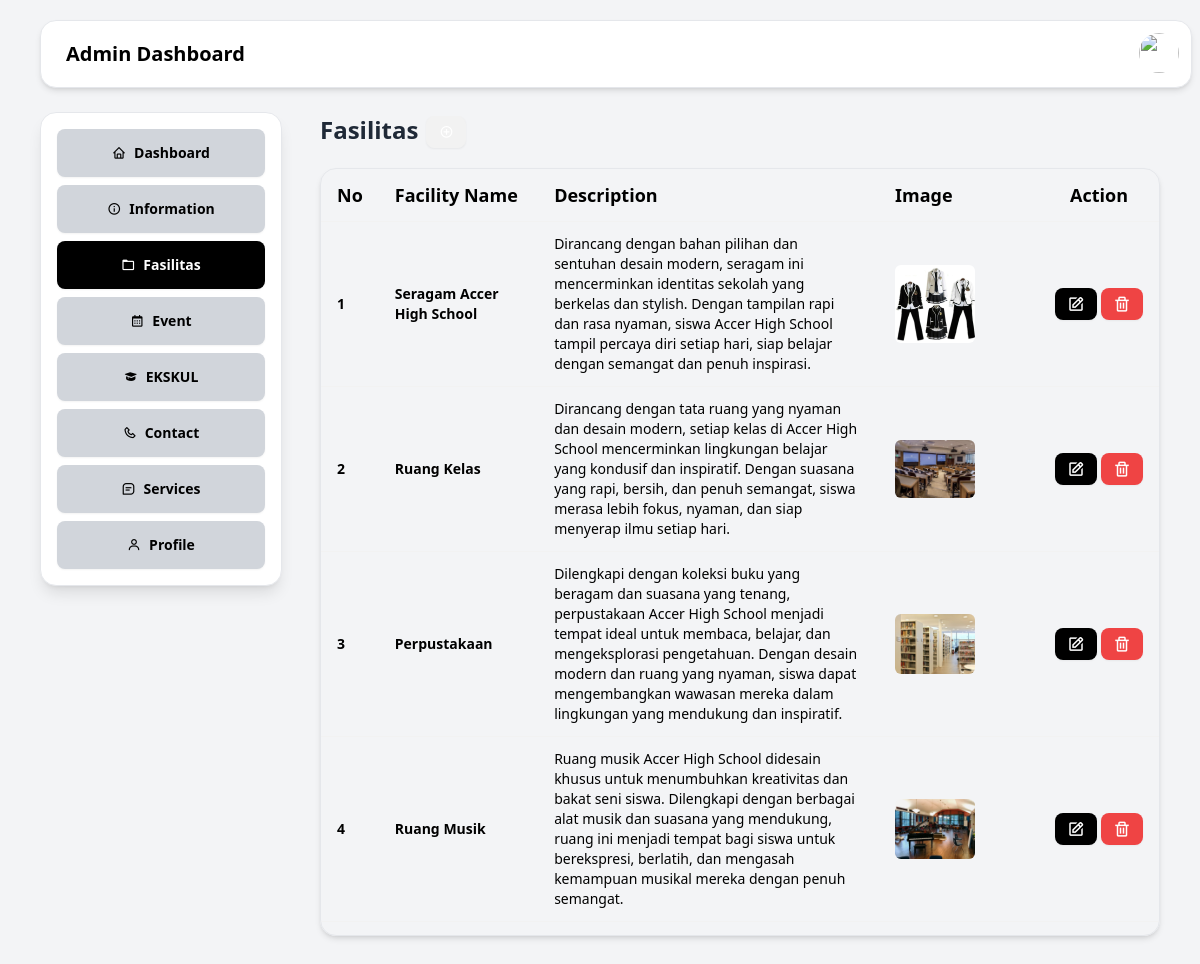
Screenshot of /src/Admin/fasilitas.php with the database file from the repository.
### tables this page shows
CREATE TABLE `facilities` (
  `facility_id` int NOT NULL,
  `name` varchar(80) DEFAULT NULL,
  `description` longtext,
  `user_id` int DEFAULT NULL,
  `image` text NOT NULL
);

### src/Admin/fasilitas.php (the view, shortened to what this page needs)
<?php
    include '../layout/Admin/_top.php';
?>
<div class="grid items-center ps-[20rem] pt-[7rem]">
    <span class="flex items-center justify-between mb-5">
        <div class="flex gap-2 items-center justify-center">
            <h1 class="text-2xl font-bold">Fasilitas</h1>
            <button class="btn btn-sm text-white mt-1" onclick="document.getElementById('add_modal').showModal()"><i class="bx bx-plus-circle"></i></button>
        </div>
    </span>
    <div class="overflow-x-scroll max-w-[95rem] max-h-[48rem] border rounded-box shadow-md me-10">
        <table class="table">
            <thead class="text-black text-lg">
                <tr>
                    <th>No</th>
                    <th>Facility Name</th>
                    <th>Description</th>
                    <th class="w-40">Image</th>
                    <th class="text-center">Action</th>
                </tr>
            </thead>
            <tbody class="text-black">
            <?php
                include '../../helper/connection.php';
                $sql = "SELECT * FROM facilities";
                $query = mysqli_query($connection, $sql);
                $no = 1;
                while($data = mysqli_fetch_array($query)){
            ?>
                    <tr>
                        <th>
                            <span class="text-sm"><?php echo $no ?></span>
                        </th>
                        <td>
                                    <div class="font-bold"><?php echo $data['name'] ?></div>
                        <td>
                            <p class="text-sm">
                                <?php echo $data["description"]?>
                            </p>
                        </td>
                        <td><img src="./uploads/<?php echo $data["image"] ?>" class="max-w-20 max-h-20 rounded-md"></td>
                        <th>
                            <span class="flex items-center justify-center gap-1">
                                <button class="btn btn-sm bg-black text-white border-none text-lg" onclick="openUpdateModal(<?php echo $data['facility_id']; ?>)"><i class="bx bx-edit"></i></button>
                                <button class="btn btn-sm bg-red-500 text-white border-none text-lg" onclick="onDelete(<?php echo $data['facility_id'] ?>)" ><i class="bx bx-trash"></i></button>
                            </span>
                        </th>
                    </tr>
            <?php
                $no++;
                }
                echo "</tbody>";
                echo "</table>";
            ?>
    </div>
</div>
<?php
    include '../layout/Admin/_bottom.php';
?>

### rows the page displays
facilities: name "Seragam Accer High School", description "Dirancang dengan bahan pilihan dan sentuhan desain modern, seragam ini mencerminkan identitas sekolah yang berkelas dan stylish. Dengan tampilan rapi dan rasa nyaman, siswa Accer High School tampil percaya diri setiap hari, siap belajar dengan semangat dan penuh inspirasi.", image (picture)
facilities: name "Ruang Kelas", description "Dirancang dengan tata ruang yang nyaman dan desain modern, setiap kelas di Accer High School mencerminkan lingkungan belajar yang kondusif dan inspiratif. Dengan suasana yang rapi, bersih, dan penuh semangat, siswa merasa lebih fokus, nyaman, dan siap menyerap ilmu setiap hari.", image (picture)
facilities: name "Perpustakaan", description "Dilengkapi dengan koleksi buku yang beragam dan suasana yang tenang, perpustakaan Accer High School menjadi tempat ideal untuk membaca, belajar, dan mengeksplorasi pengetahuan. Dengan desain modern dan ruang yang nyaman, siswa dapat mengembangkan wawasan mereka dalam lingkungan yang mendukung dan inspiratif.", image (picture)
facilities: name "Ruang Musik", description "Ruang musik Accer High School didesain khusus untuk menumbuhkan kreativitas dan bakat seni siswa. Dilengkapi dengan berbagai alat musik dan suasana yang mendukung, ruang ini menjadi tempat bagi siswa untuk berekspresi, berlatih, dan mengasah kemampuan musikal mereka dengan penuh semangat.", image (picture)
